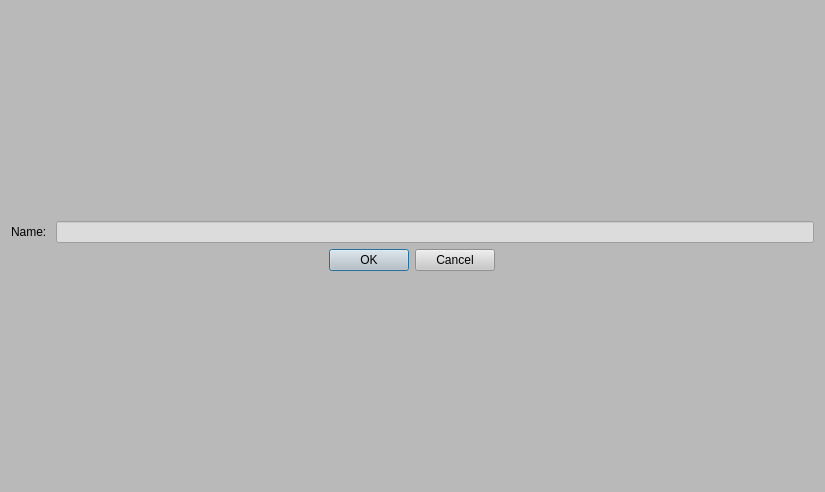
<?xml version="1.0" encoding="UTF-8"?>
<ui version="4.0">
 <class>Dialog</class>
 <widget class="QDialog" name="Dialog">
  <property name="geometry">
   <rect>
    <x>0</x>
    <y>0</y>
    <width>825</width>
    <height>492</height>
   </rect>
  </property>
  <property name="windowTitle">
   <string>Dialog</string>
  </property>
  <property name="styleSheet">
   <string notr="true">background-color: rgb(185, 185, 185);</string>
  </property>
  <layout class="QVBoxLayout" name="verticalLayout_3">
   <item>
    <layout class="QVBoxLayout" name="verticalLayout_2">
     <item>
      <layout class="QHBoxLayout" name="horizontalLayout">
       <item>
        <widget class="QLabel" name="label">
         <property name="text">
          <string>Name: </string>
         </property>
        </widget>
       </item>
       <item>
        <widget class="QLineEdit" name="lineEdit">
         <property name="styleSheet">
          <string notr="true">background-color: rgb(220, 220,220);</string>
         </property>
        </widget>
       </item>
      </layout>
     </item>
     <item>
      <layout class="QVBoxLayout" name="verticalLayout">
       <item alignment="Qt::AlignHCenter">
        <widget class="QDialogButtonBox" name="buttonBox">
         <property name="styleSheet">
          <string notr="true">background-color: rgb(200, 200,200);</string>
         </property>
         <property name="orientation">
          <enum>Qt::Horizontal</enum>
         </property>
         <property name="standardButtons">
          <set>QDialogButtonBox::Cancel|QDialogButtonBox::Ok</set>
         </property>
        </widget>
       </item>
      </layout>
     </item>
    </layout>
   </item>
  </layout>
 </widget>
 <resources/>
 <connections>
  <connection>
   <sender>buttonBox</sender>
   <signal>accepted()</signal>
   <receiver>Dialog</receiver>
   <slot>accept()</slot>
   <hints>
    <hint type="sourcelabel">
     <x>248</x>
     <y>254</y>
    </hint>
    <hint type="destinationlabel">
     <x>157</x>
     <y>274</y>
    </hint>
   </hints>
  </connection>
  <connection>
   <sender>buttonBox</sender>
   <signal>rejected()</signal>
   <receiver>Dialog</receiver>
   <slot>reject()</slot>
   <hints>
    <hint type="sourcelabel">
     <x>316</x>
     <y>260</y>
    </hint>
    <hint type="destinationlabel">
     <x>286</x>
     <y>274</y>
    </hint>
   </hints>
  </connection>
 </connections>
</ui>
